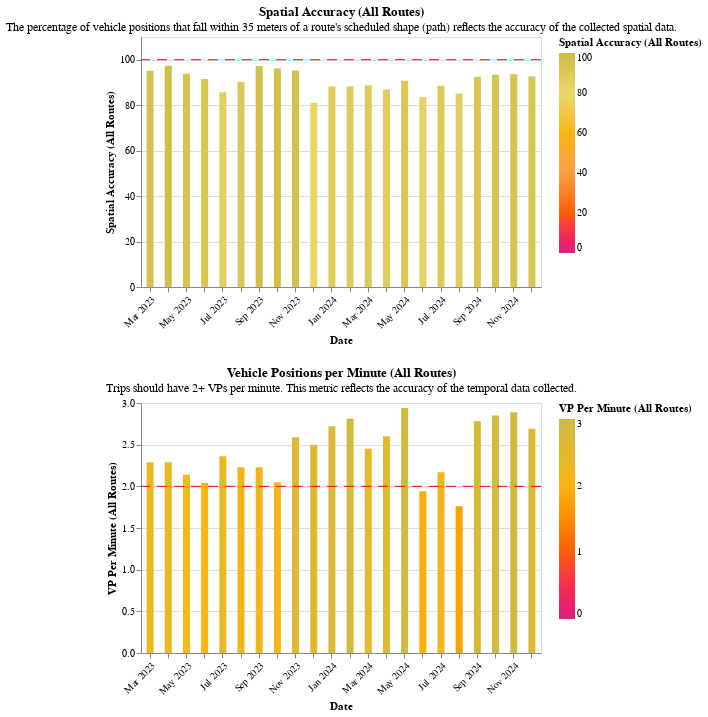

The notebook cell saved with this chart:
### Markdown cell above
## Metrics for All Routes

### Code cell
if len(agency_metrics_df)==0:
    display(Markdown(f"""{organization_name} only has schedule data."""))
else:
    display(section2.agency_overview(agency_metrics_df))

### Figure 1 — Vega-Lite specification as saved in the notebook (floating-point values rounded to 4 significant figures)
{"config": {"view": {"continuousWidth": 300, "continuousHeight": 300}}, "vconcat": [{"layer": [{"mark": {"type": "bar", "clip": true, "size": 7}, "encoding": {"color": {"field": "Spatial Accuracy (All Routes)", "scale": {"domain": [0, 20, 40, 60, 80, 100], "range": ["#dd217d", "#fc5c04", "#ff9c42", "#fcb40e", "#e9d868", "#ccbb44"]}, "title": "Spatial Accuracy (All Routes)", "type": "quantitative"}, "tooltip": [{"field": "Date", "type": "temporal"}, {"field": "Spatial Accuracy (All Routes)", "type": "quantitative"}], "x": {"axis": {"format": "%b %Y", "labelAngle": -45}, "field": "Date", "timeUnit": "yearmonthdate", "title": ["Date"], "type": "ordinal"}, "y": {"field": "Spatial Accuracy (All Routes)", "scale": {"domain": [0, 105.0]}, "title": "Spatial Accuracy (All Routes)", "type": "quantitative"}}}, {"mark": {"type": "rule", "color": "red", "strokeDash": [10, 7]}, "encoding": {"y": {"aggregate": "mean", "field": "ruler_100_pct", "type": "quantitative"}}}], "height": 250, "title": {"text": "Spatial Accuracy (All Routes)", "subtitle": ["The percentage of vehicle positions that fall within 35 meters of a route's scheduled shape (path) reflects the accuracy of the collected spatial data."]}, "width": 400}, {"layer": [{"mark": {"type": "bar", "clip": true, "size": 7}, "encoding": {"color": {"field": "VP per Minute (All Routes)", "scale": {"domain": [0, 1, 2, 3], "range": ["#dd217d", "#fc5c04", "#fcb40e", "#ccbb44"]}, "title": "VP Per Minute (All Routes)", "type": "quantitative"}, "tooltip": [{"field": "Date", "type": "temporal"}, {"field": "VP per Minute (All Routes)", "type": "quantitative"}], "x": {"axis": {"format": "%b %Y", "labelAngle": -45}, "field": "Date", "timeUnit": "yearmonthdate", "title": ["Date"], "type": "ordinal"}, "y": {"field": "VP per Minute (All Routes)", "scale": {"domain": [0, 3]}, "title": "VP Per Minute (All Routes)", "type": "quantitative"}}}, {"mark": {"type": "rule", "color": "red", "strokeDash": [10, 7]}, "encoding": {"y": {"aggregate": "mean", "field": "ruler_for_vp_per_min", "type": "quantitative"}}}], "height": 250, "title": {"text": "Vehicle Positions per Minute (All Routes)", "subtitle": ["Trips should have 2+ VPs per minute. This metric reflects the accuracy of the temporal data collected."]}, "width": 400}], "data": {"name": "data-580e378c7d44efcc1f2ec7897c603996"}, "resolve": {"scale": {"color": "independent"}}, "$schema": "https://vega.github.io/schema/vega-lite/v5.17.0.json", "datasets": {"data-580e378c7d44efcc1f2ec7897c603996": [{"schedule_gtfs_dataset_key": "07d3b79f14cec8099119e1eb649f065b", "VP per Minute (All Routes)": 2.29, "Spatial Accuracy (All Routes)": 95.12, "Date": "2023-03-15T00:00:00", "# Routes": 4.0, "# Trips": 70.0, "# Shapes": 11.0, "# Stops": 118.0, "# Arrivals": 1737.0, "Operator Service Miles": 64.92, "Avg Arrivals per Stop": 14.72, "# Downtown Local Route Types": 4.0, "# Local Route Types": 1.0, "# Coverage Route Types": 2.0, "# Rapid Route Types": 1.0, "# Express Route Types": 0.0, "# Rail Route Types": 0.0, "Transit Operator": "Tahoe Transportation District Schedule", "Organization ID": "rec3u4aMplqObcoTR", "Organization": "Tahoe Transportation District", "District": "03 - Marysville", "counties_served": null, "service_area_sq_miles": null, "hq_city": null, "service_area_pop": null, "organization_type": null, "primary_uza_name": null, "reporter_type": null, "ruler_100_pct": 100, "ruler_for_vp_per_min": 2}, {"schedule_gtfs_dataset_key": "07d3b79f14cec8099119e1eb649f065b", "VP per Minute (All Routes)": 2.29, "Spatial Accuracy (All Routes)": 97.33, "Date": "2023-04-12T00:00:00", "# Routes": 4.0, "# Trips": 70.0, "# Shapes": 11.0, "# Stops": 118.0, "# Arrivals": 1737.0, "Operator Service Miles": 64.92, "Avg Arrivals per Stop": 14.72, "# Downtown Local Route Types": 4.0, "# Local Route Types": 1.0, "# Coverage Route Types": 2.0, "# Rapid Route Types": 1.0, "# Express Route Types": 0.0, "# Rail Route Types": 0.0, "Transit Operator": "Tahoe Transportation District Schedule", "Organization ID": "rec3u4aMplqObcoTR", "Organization": "Tahoe Transportation District", "District": "03 - Marysville", "counties_served": null, "service_area_sq_miles": null, "hq_city": null, "service_area_pop": null, "organization_type": null, "primary_uza_name": null, "reporter_type": null, "ruler_100_pct": 100, "ruler_for_vp_per_min": 2}, {"schedule_gtfs_dataset_key": "07d3b79f14cec8099119e1eb649f065b", "VP per Minute (All Routes)": 2.14, "Spatial Accuracy (All Routes)": 93.85, "Date": "2023-05-17T00:00:00", "# Routes": 4.0, "# Trips": 70.0, "# Shapes": 11.0, "# Stops": 118.0, "# Arrivals": 1737.0, "Operator Service Miles": 64.92, "Avg Arrivals per Stop": 14.72, "# Downtown Local Route Types": 4.0, "# Local Route Types": 1.0, "# Coverage Route Types": 2.0, "# Rapid Route Types": 1.0, "# Express Route Types": 0.0, "# Rail Route Types": 0.0, "Transit Operator": "Tahoe Transportation District Schedule", "Organization ID": "rec3u4aMplqObcoTR", "Organization": "Tahoe Transportation District", "District": "03 - Marysville", "counties_served": null, "service_area_sq_miles": null, "hq_city": null, "service_area_pop": null, "organization_type": null, "primary_uza_name": null, "reporter_type": null, "ruler_100_pct": 100, "ruler_for_vp_per_min": 2}, {"schedule_gtfs_dataset_key": "07d3b79f14cec8099119e1eb649f065b", "VP per Minute (All Routes)": 2.04, "Spatial Accuracy (All Routes)": 91.51, "Date": "2023-06-14T00:00:00", "# Routes": 4.0, "# Trips": 70.0, "# Shapes": 11.0, "# Stops": 118.0, "# Arrivals": 1737.0, "Operator Service Miles": 64.92, "Avg Arrivals per Stop": 14.72, "# Downtown Local Route Types": 4.0, "# Local Route Types": 1.0, "# Coverage Route Types": 2.0, "# Rapid Route Types": 1.0, "# Express Route Types": 0.0, "# Rail Route Types": 0.0, "Transit Operator": "Tahoe Transportation District Schedule", "Organization ID": "rec3u4aMplqObcoTR", "Organization": "Tahoe Transportation District", "District": "03 - Marysville", "counties_served": null, "service_area_sq_miles": null, "hq_city": null, "service_area_pop": null, "organization_type": null, "primary_uza_name": null, "reporter_type": null, "ruler_100_pct": 100, "ruler_for_vp_per_min": 2}, {"schedule_gtfs_dataset_key": "07d3b79f14cec8099119e1eb649f065b", "VP per Minute (All Routes)": 2.36, "Spatial Accuracy (All Routes)": 85.71, "Date": "2023-07-12T00:00:00", "# Routes": 5.0, "# Trips": 141.0, "# Shapes": 16.0, "# Stops": 126.0, "# Arrivals": 2609.0, "Operator Service Miles": 89.28, "Avg Arrivals per Stop": 20.71, "# Downtown Local Route Types": 4.0, "# Local Route Types": 1.0, "# Coverage Route Types": 2.0, "# Rapid Route Types": 1.0, "# Express Route Types": 0.0, "# Rail Route Types": 0.0, "Transit Operator": "Tahoe Transportation District Schedule", "Organization ID": "rec3u4aMplqObcoTR", "Organization": "Tahoe Transportation District", "District": "03 - Marysville", "counties_served": null, "service_area_sq_miles": null, "hq_city": null, "service_area_pop": null, "organization_type": null, "primary_uza_name": null, "reporter_type": null, "ruler_100_pct": 100, "ruler_for_vp_per_min": 2}, {"schedule_gtfs_dataset_key": "07d3b79f14cec8099119e1eb649f065b", "VP per Minute (All Routes)": 2.23, "Spatial Accuracy (All Routes)": 90.19, "Date": "2023-08-15T00:00:00", "# Routes": 5.0, "# Trips": 141.0, "# Shapes": 16.0, "# Stops": 126.0, "# Arrivals": 2609.0, "Operator Service Miles": 89.28, "Avg Arrivals per Stop": 20.71, "# Downtown Local Route Types": 4.0, "# Local Route Types": 1.0, "# Coverage Route Types": 2.0, "# Rapid Route Types": 1.0, "# Express Route Types": 0.0, "# Rail Route Types": 0.0, "Transit Operator": "Tahoe Transportation District Schedule", "Organization ID": "rec3u4aMplqObcoTR", "Organization": "Tahoe Transportation District", "District": "03 - Marysville", "counties_served": null, "service_area_sq_miles": null, "hq_city": null, "service_area_pop": null, "organization_type": null, "primary_uza_name": null, "reporter_type": null, "ruler_100_pct": 100, "ruler_for_vp_per_min": 2}, {"schedule_gtfs_dataset_key": "07d3b79f14cec8099119e1eb649f065b", "VP per Minute (All Routes)": 2.23, "Spatial Accuracy (All Routes)": 97.25, "Date": "2023-09-13T00:00:00", "# Routes": 4.0, "# Trips": 89.0, "# Shapes": 11.0, "# Stops": 118.0, "# Arrivals": 2028.0, "Operator Service Miles": 64.09, "Avg Arrivals per Stop": 17.19, "# Downtown Local Route Types": 4.0, "# Local Route Types": 1.0, "# Coverage Route Types": 2.0, "# Rapid Route Types": 1.0, "# Express Route Types": 0.0, "# Rail Route Types": 0.0, "Transit Operator": "Tahoe Transportation District Schedule", "Organization ID": "rec3u4aMplqObcoTR", "Organization": "Tahoe Transportation District", "District": "03 - Marysville", "counties_served": null, "service_area_sq_miles": null, "hq_city": null, "service_area_pop": null, "organization_type": null, "primary_uza_name": null, "reporter_type": null, "ruler_100_pct": 100, "ruler_for_vp_per_min": 2}, {"schedule_gtfs_dataset_key": "07d3b79f14cec8099119e1eb649f065b", "VP per Minute (All Routes)": 2.05, "Spatial Accuracy (All Routes)": 96.18, "Date": "2023-10-11T00:00:00", "# Routes": 4.0, "# Trips": 71.0, "# Shapes": 10.0, "# Stops": 118.0, "# Arrivals": 1763.0, "Operator Service Miles": 64.09, "Avg Arrivals per Stop": 14.94, "# Downtown Local Route Types": 4.0, "# Local Route Types": 1.0, "# Coverage Route Types": 2.0, "# Rapid Route Types": 1.0, "# Express Route Types": 0.0, "# Rail Route Types": 0.0, "Transit Operator": "Tahoe Transportation District Schedule", "Organization ID": "rec3u4aMplqObcoTR", "Organization": "Tahoe Transportation District", "District": "03 - Marysville", "counties_served": null, "service_area_sq_miles": null, "hq_city": null, "service_area_pop": null, "organization_type": null, "primary_uza_name": null, "reporter_type": null, "ruler_100_pct": 100, "ruler_for_vp_per_min": 2}, {"schedule_gtfs_dataset_key": "07d3b79f14cec8099119e1eb649f065b", "VP per Minute (All Routes)": 2.59, "Spatial Accuracy (All Routes)": 95.3, "Date": "2023-11-15T00:00:00", "# Routes": 4.0, "# Trips": 70.0, "# Shapes": 9.0, "# Stops": 118.0, "# Arrivals": 1758.0, "Operator Service Miles": 64.09, "Avg Arrivals per Stop": 14.9, "# Downtown Local Route Types": 4.0, "# Local Route Types": 1.0, "# Coverage Route Types": 2.0, "# Rapid Route Types": 1.0, "# Express Route Types": 0.0, "# Rail Route Types": 0.0, "Transit Operator": "Tahoe Transportation District Schedule", "Organization ID": "rec3u4aMplqObcoTR", "Organization": "Tahoe Transportation District", "District": "03 - Marysville", "counties_served": null, "service_area_sq_miles": null, "hq_city": null, "service_area_pop": null, "organization_type": null, "primary_uza_name": null, "reporter_type": null, "ruler_100_pct": 100, "ruler_for_vp_per_min": 2}, {"schedule_gtfs_dataset_key": "c3499b856c717e5706299664fb1c5261", "VP per Minute (All Routes)": 2.5, "Spatial Accuracy (All Routes)": 81.1, "Date": "2023-12-13T00:00:00", "# Routes": 4.0, "# Trips": 83.0, "# Shapes": 10.0, "# Stops": 117.0, "# Arrivals": 1749.0, "Operator Service Miles": 63.33, "Avg Arrivals per Stop": 14.95, "# Downtown Local Route Types": 1.0, "# Local Route Types": 1.0, "# Coverage Route Types": 1.0, "# Rapid Route Types": 2.0, "# Express Route Types": 0.0, "# Rail Route Types": 0.0, "Transit Operator": "Tahoe Transportation District GMV Schedule", "Organization ID": "rec3u4aMplqObcoTR", "Organization": "Tahoe Transportation District", "District": "03 - Marysville", "counties_served": null, "service_area_sq_miles": null, "hq_city": null, "service_area_pop": null, "organization_type": null, "primary_uza_name": null, "reporter_type": null, "ruler_100_pct": 100, "ruler_for_vp_per_min": 2}, {"schedule_gtfs_dataset_key": "c3499b856c717e5706299664fb1c5261", "VP per Minute (All Routes)": 2.72, "Spatial Accuracy (All Routes)": 88.18, "Date": "2024-01-17T00:00:00", "# Routes": 4.0, "# Trips": 83.0, "# Shapes": 10.0, "# Stops": 117.0, "# Arrivals": 1749.0, "Operator Service Miles": 63.33, "Avg Arrivals per Stop": 14.95, "# Downtown Local Route Types": 1.0, "# Local Route Types": 1.0, "# Coverage Route Types": 1.0, "# Rapid Route Types": 2.0, "# Express Route Types": 0.0, "# Rail Route Types": 0.0, "Transit Operator": "Tahoe Transportation District GMV Schedule", "Organization ID": "rec3u4aMplqObcoTR", "Organization": "Tahoe Transportation District", "District": "03 - Marysville", "counties_served": null, "service_area_sq_miles": null, "hq_city": null, "service_area_pop": null, "organization_type": null, "primary_uza_name": null, "reporter_type": null, "ruler_100_pct": 100, "ruler_for_vp_per_min": 2}, {"schedule_gtfs_dataset_key": "c3499b856c717e5706299664fb1c5261", "VP per Minute (All Routes)": 2.81, "Spatial Accuracy (All Routes)": 88.25, "Date": "2024-02-14T00:00:00", "# Routes": 4.0, "# Trips": 83.0, "# Shapes": 10.0, "# Stops": 117.0, "# Arrivals": 1749.0, "Operator Service Miles": 63.45, "Avg Arrivals per Stop": 14.95, "# Downtown Local Route Types": 1.0, "# Local Route Types": 1.0, "# Coverage Route Types": 1.0, "# Rapid Route Types": 2.0, "# Express Route Types": 0.0, "# Rail Route Types": 0.0, "Transit Operator": "Tahoe Transportation District GMV Schedule", "Organization ID": "rec3u4aMplqObcoTR", "Organization": "Tahoe Transportation District", "District": "03 - Marysville", "counties_served": null, "service_area_sq_miles": null, "hq_city": null, "service_area_pop": null, "organization_type": null, "primary_uza_name": null, "reporter_type": null, "ruler_100_pct": 100, "ruler_for_vp_per_min": 2}, {"schedule_gtfs_dataset_key": "c3499b856c717e5706299664fb1c5261", "VP per Minute (All Routes)": 2.45, "Spatial Accuracy (All Routes)": 88.67, "Date": "2024-03-13T00:00:00", "# Routes": 4.0, "# Trips": 83.0, "# Shapes": 10.0, "# Stops": 117.0, "# Arrivals": 1749.0, "Operator Service Miles": 63.45, "Avg Arrivals per Stop": 14.95, "# Downtown Local Route Types": 1.0, "# Local Route Types": 1.0, "# Coverage Route Types": 1.0, "# Rapid Route Types": 2.0, "# Express Route Types": 0.0, "# Rail Route Types": 0.0, "Transit Operator": "Tahoe Transportation District GMV Schedule", "Organization ID": "rec3u4aMplqObcoTR", "Organization": "Tahoe Transportation District", "District": "03 - Marysville", "counties_served": null, "service_area_sq_miles": null, "hq_city": null, "service_area_pop": null, "organization_type": null, "primary_uza_name": null, "reporter_type": null, "ruler_100_pct": 100, "ruler_for_vp_per_min": 2}, {"schedule_gtfs_dataset_key": "c3499b856c717e5706299664fb1c5261", "VP per Minute (All Routes)": 2.6, "Spatial Accuracy (All Routes)": 86.92, "Date": "2024-04-17T00:00:00", "# Routes": 4.0, "# Trips": 83.0, "# Shapes": 10.0, "# Stops": 117.0, "# Arrivals": 1749.0, "Operator Service Miles": 63.45, "Avg Arrivals per Stop": 14.95, "# Downtown Local Route Types": 1.0, "# Local Route Types": 1.0, "# Coverage Route Types": 1.0, "# Rapid Route Types": 2.0, "# Express Route Types": 0.0, "# Rail Route Types": 0.0, "Transit Operator": "Tahoe Transportation District GMV Schedule", "Organization ID": "rec3u4aMplqObcoTR", "Organization": "Tahoe Transportation District", "District": "03 - Marysville", "counties_served": null, "service_area_sq_miles": null, "hq_city": null, "service_area_pop": null, "organization_type": null, "primary_uza_name": null, "reporter_type": null, "ruler_100_pct": 100, "ruler_for_vp_per_min": 2}, {"schedule_gtfs_dataset_key": "c3499b856c717e5706299664fb1c5261", "VP per Minute (All Routes)": 2.94, "Spatial Accuracy (All Routes)": 90.7, "Date": "2024-05-22T00:00:00", "# Routes": 4.0, "# Trips": 106.0, "# Shapes": 8.0, "# Stops": 117.0, "# Arrivals": 2203.0, "Operator Service Miles": 64.68, "Avg Arrivals per Stop": 18.83, "# Downtown Local Route Types": 0.0, "# Local Route Types": 1.0, "# Coverage Route Types": 3.0, "# Rapid Route Types": 3.0, "# Express Route Types": 0.0, "# Rail Route Types": 0.0, "Transit Operator": "Tahoe Transportation District GMV Schedule", "Organization ID": "rec3u4aMplqObcoTR", "Organization": "Tahoe Transportation District", "District": "03 - Marysville", "counties_served": null, "service_area_sq_miles": null, "hq_city": null, "service_area_pop": null, "organization_type": null, "primary_uza_name": null, "reporter_type": null, "ruler_100_pct": 100, "ruler_for_vp_per_min": 2}, {"schedule_gtfs_dataset_key": "c3499b856c717e5706299664fb1c5261", "VP per Minute (All Routes)": 1.94, "Spatial Accuracy (All Routes)": 83.58, "Date": "2024-06-12T00:00:00", "# Routes": 4.0, "# Trips": 96.0, "# Shapes": 9.0, "# Stops": 117.0, "# Arrivals": 2257.0, "Operator Service Miles": 64.68, "Avg Arrivals per Stop": 19.29, "# Downtown Local Route Types": 0.0, "# Local Route Types": 1.0, "# Coverage Route Types": 3.0, "# Rapid Route Types": 3.0, "# Express Route Types": 0.0, "# Rail Route Types": 0.0, "Transit Operator": "Tahoe Transportation District GMV Schedule", "Organization ID": "rec3u4aMplqObcoTR", "Organization": "Tahoe Transportation District", "District": "03 - Marysville", "counties_served": null, "service_area_sq_miles": null, "hq_city": null, "service_area_pop": null, "organization_type": null, "primary_uza_name": null, "reporter_type": null, "ruler_100_pct": 100, "ruler_for_vp_per_min": 2}, {"schedule_gtfs_dataset_key": "c3499b856c717e5706299664fb1c5261", "VP per Minute (All Routes)": 2.17, "Spatial Accuracy (All Routes)": 88.56, "Date": "2024-07-17T00:00:00", "# Routes": 5.0, "# Trips": 132.0, "# Shapes": 13.0, "# Stops": 123.0, "# Arrivals": 2409.0, "Operator Service Miles": 90.82, "Avg Arrivals per Stop": 19.59, "# Downtown Local Route Types": 0.0, "# Local Route Types": 1.0, "# Coverage Route Types": 3.0, "# Rapid Route Types": 3.0, "# Express Route Types": 0.0, "# Rail Route Types": 0.0, "Transit Operator": "Tahoe Transportation District GMV Schedule", "Organization ID": "rec3u4aMplqObcoTR", "Organization": "Tahoe Transportation District", "District": "03 - Marysville", "counties_served": null, "service_area_sq_miles": null, "hq_city": null, "service_area_pop": null, "organization_type": null, "primary_uza_name": null, "reporter_type": null, "ruler_100_pct": 100, "ruler_for_vp_per_min": 2}, {"schedule_gtfs_dataset_key": "c3499b856c717e5706299664fb1c5261", "VP per Minute (All Routes)": 1.76, "Spatial Accuracy (All Routes)": 85.15, "Date": "2024-08-14T00:00:00", "# Routes": 5.0, "# Trips": 132.0, "# Shapes": 13.0, "# Stops": 123.0, "# Arrivals": 2409.0, "Operator Service Miles": 90.82, "Avg Arrivals per Stop": 19.59, "# Downtown Local Route Types": 0.0, "# Local Route Types": 1.0, "# Coverage Route Types": 3.0, "# Rapid Route Types": 3.0, "# Express Route Types": 0.0, "# Rail Route Types": 0.0, "Transit Operator": "Tahoe Transportation District GMV Schedule", "Organization ID": "rec3u4aMplqObcoTR", "Organization": "Tahoe Transportation District", "District": "03 - Marysville", "counties_served": null, "service_area_sq_miles": null, "hq_city": null, "service_area_pop": null, "organization_type": null, "primary_uza_name": null, "reporter_type": null, "ruler_100_pct": 100, "ruler_for_vp_per_min": 2}, {"schedule_gtfs_dataset_key": "c3499b856c717e5706299664fb1c5261", "VP per Minute (All Routes)": 2.78, "Spatial Accuracy (All Routes)": 92.48, "Date": "2024-09-18T00:00:00", "# Routes": 4.0, "# Trips": 121.0, "# Shapes": 9.0, "# Stops": 117.0, "# Arrivals": 2544.0, "Operator Service Miles": 64.68, "Avg Arrivals per Stop": 21.74, "# Downtown Local Route Types": 0.0, "# Local Route Types": 1.0, "# Coverage Route Types": 3.0, "# Rapid Route Types": 3.0, "# Express Route Types": 0.0, "# Rail Route Types": 0.0, "Transit Operator": "Tahoe Transportation District GMV Schedule", "Organization ID": "rec3u4aMplqObcoTR", "Organization": "Tahoe Transportation District", "District": "03 - Marysville", "counties_served": null, "service_area_sq_miles": null, "hq_city": null, "service_area_pop": null, "organization_type": null, "primary_uza_name": null, "reporter_type": null, "ruler_100_pct": 100, "ruler_for_vp_per_min": 2}, {"schedule_gtfs_dataset_key": "c3499b856c717e5706299664fb1c5261", "VP per Minute (All Routes)": 2.85, "Spatial Accuracy (All Routes)": 93.4, "Date": "2024-10-16T00:00:00", "# Routes": 4.0, "# Trips": 121.0, "# Shapes": 9.0, "# Stops": 117.0, "# Arrivals": 2544.0, "Operator Service Miles": 64.68, "Avg Arrivals per Stop": 21.74, "# Downtown Local Route Types": 0.0, "# Local Route Types": 1.0, "# Coverage Route Types": 3.0, "# Rapid Route Types": 3.0, "# Express Route Types": 0.0, "# Rail Route Types": 0.0, "Transit Operator": "Tahoe Transportation District GMV Schedule", "Organization ID": "rec3u4aMplqObcoTR", "Organization": "Tahoe Transportation District", "District": "03 - Marysville", "counties_served": null, "service_area_sq_miles": null, "hq_city": null, "service_area_pop": null, "organization_type": null, "primary_uza_name": null, "reporter_type": null, "ruler_100_pct": 100, "ruler_for_vp_per_min": 2}, {"schedule_gtfs_dataset_key": "c3499b856c717e5706299664fb1c5261", "VP per Minute (All Routes)": 2.89, "Spatial Accuracy (All Routes)": 93.59, "Date": "2024-11-13T00:00:00", "# Routes": 4.0, "# Trips": 121.0, "# Shapes": 9.0, "# Stops": 117.0, "# Arrivals": 2544.0, "Operator Service Miles": 64.68, "Avg Arrivals per Stop": 21.74, "# Downtown Local Route Types": 0.0, "# Local Route Types": 1.0, "# Coverage Route Types": 3.0, "# Rapid Route Types": 3.0, "# Express Route Types": 0.0, "# Rail Route Types": 0.0, "Transit Operator": "Tahoe Transportation District GMV Schedule", "Organization ID": "rec3u4aMplqObcoTR", "Organization": "Tahoe Transportation District", "District": "03 - Marysville", "counties_served": null, "service_area_sq_miles": null, "hq_city": null, "service_area_pop": null, "organization_type": null, "primary_uza_name": null, "reporter_type": null, "ruler_100_pct": 100, "ruler_for_vp_per_min": 2}, {"schedule_gtfs_dataset_key": "c3499b856c717e5706299664fb1c5261", "VP per Minute (All Routes)": 2.69, "Spatial Accuracy (All Routes)": 92.61, "Date": "2024-12-11T00:00:00", "# Routes": 4.0, "# Trips": 123.0, "# Shapes": 9.0, "# Stops": 117.0, "# Arrivals": 2589.0, "Operator Service Miles": 64.68, "Avg Arrivals per Stop": 22.13, "# Downtown Local Route Types": 0.0, "# Local Route Types": 1.0, "# Coverage Route Types": 3.0, "# Rapid Route Types": 3.0, "# Express Route Types": 0.0, "# Rail Route Types": 0.0, "Transit Operator": "Tahoe Transportation District GMV Schedule", "Organization ID": "rec3u4aMplqObcoTR", "Organization": "Tahoe Transportation District", "District": "03 - Marysville", "counties_served": null, "service_area_sq_miles": null, "hq_city": null, "service_area_pop": null, "organization_type": null, "primary_uza_name": null, "reporter_type": null, "ruler_100_pct": 100, "ruler_for_vp_per_min": 2}, {"schedule_gtfs_dataset_key": "07d3b79f14cec8099119e1eb649f065b", "VP per Minute (All Routes)": null, "Spatial Accuracy (All Routes)": null, "Date": "2023-12-13T00:00:00", "# Routes": 4.0, "# Trips": 70.0, "# Shapes": 9.0, "# Stops": 118.0, "# Arrivals": 1758.0, "Operator Service Miles": 64.09, "Avg Arrivals per Stop": 14.9, "# Downtown Local Route Types": 4.0, "# Local Route Types": 1.0, "# Coverage Route Types": 2.0, "# Rapid Route Types": 1.0, "# Express Route Types": 0.0, "# Rail Route Types": 0.0, "Transit Operator": "Tahoe Transportation District Schedule", "Organization ID": "rec3u4aMplqObcoTR", "Organization": "Tahoe Transportation District", "District": "03 - Marysville", "counties_served": null, "service_area_sq_miles": null, "hq_city": null, "service_area_pop": null, "organization_type": null, "primary_uza_name": null, "reporter_type": null, "ruler_100_pct": 100, "ruler_for_vp_per_min": 2}, {"schedule_gtfs_dataset_key": "07d3b79f14cec8099119e1eb649f065b", "VP per Minute (All Routes)": null, "Spatial Accuracy (All Routes)": null, "Date": "2024-01-17T00:00:00", "# Routes": 4.0, "# Trips": 70.0, "# Shapes": 9.0, "# Stops": 118.0, "# Arrivals": 1758.0, "Operator Service Miles": 64.09, "Avg Arrivals per Stop": 14.9, "# Downtown Local Route Types": 4.0, "# Local Route Types": 1.0, "# Coverage Route Types": 2.0, "# Rapid Route Types": 1.0, "# Express Route Types": 0.0, "# Rail Route Types": 0.0, "Transit Operator": "Tahoe Transportation District Schedule", "Organization ID": "rec3u4aMplqObcoTR", "Organization": "Tahoe Transportation District", "District": "03 - Marysville", "counties_served": null, "service_area_sq_miles": null, "hq_city": null, "service_area_pop": null, "organization_type": null, "primary_uza_name": null, "reporter_type": null, "ruler_100_pct": 100, "ruler_for_vp_per_min": 2}, {"schedule_gtfs_dataset_key": "07d3b79f14cec8099119e1eb649f065b", "VP per Minute (All Routes)": null, "Spatial Accuracy (All Routes)": null, "Date": "2024-02-14T00:00:00", "# Routes": 4.0, "# Trips": 70.0, "# Shapes": 9.0, "# Stops": 118.0, "# Arrivals": 1758.0, "Operator Service Miles": 64.09, "Avg Arrivals per Stop": 14.9, "# Downtown Local Route Types": 4.0, "# Local Route Types": 1.0, "# Coverage Route Types": 2.0, "# Rapid Route Types": 1.0, "# Express Route Types": 0.0, "# Rail Route Types": 0.0, "Transit Operator": "Tahoe Transportation District Schedule", "Organization ID": "rec3u4aMplqObcoTR", "Organization": "Tahoe Transportation District", "District": "03 - Marysville", "counties_served": null, "service_area_sq_miles": null, "hq_city": null, "service_area_pop": null, "organization_type": null, "primary_uza_name": null, "reporter_type": null, "ruler_100_pct": 100, "ruler_for_vp_per_min": 2}, {"schedule_gtfs_dataset_key": "07d3b79f14cec8099119e1eb649f065b", "VP per Minute (All Routes)": null, "Spatial Accuracy (All Routes)": null, "Date": "2024-03-13T00:00:00", "# Routes": 4.0, "# Trips": 70.0, "# Shapes": 9.0, "# Stops": 118.0, "# Arrivals": 1758.0, "Operator Service Miles": 64.09, "Avg Arrivals per Stop": 14.9, "# Downtown Local Route Types": 4.0, "# Local Route Types": 1.0, "# Coverage Route Types": 2.0, "# Rapid Route Types": 1.0, "# Express Route Types": 0.0, "# Rail Route Types": 0.0, "Transit Operator": "Tahoe Transportation District Schedule", "Organization ID": "rec3u4aMplqObcoTR", "Organization": "Tahoe Transportation District", "District": "03 - Marysville", "counties_served": null, "service_area_sq_miles": null, "hq_city": null, "service_area_pop": null, "organization_type": null, "primary_uza_name": null, "reporter_type": null, "ruler_100_pct": 100, "ruler_for_vp_per_min": 2}, {"schedule_gtfs_dataset_key": "07d3b79f14cec8099119e1eb649f065b", "VP per Minute (All Routes)": null, "Spatial Accuracy (All Routes)": null, "Date": "2024-04-17T00:00:00", "# Routes": 4.0, "# Trips": 70.0, "# Shapes": 9.0, "# Stops": 118.0, "# Arrivals": 1758.0, "Operator Service Miles": 64.09, "Avg Arrivals per Stop": 14.9, "# Downtown Local Route Types": 4.0, "# Local Route Types": 1.0, "# Coverage Route Types": 2.0, "# Rapid Route Types": 1.0, "# Express Route Types": 0.0, "# Rail Route Types": 0.0, "Transit Operator": "Tahoe Transportation District Schedule", "Organization ID": "rec3u4aMplqObcoTR", "Organization": "Tahoe Transportation District", "District": "03 - Marysville", "counties_served": null, "service_area_sq_miles": null, "hq_city": null, "service_area_pop": null, "organization_type": null, "primary_uza_name": null, "reporter_type": null, "ruler_100_pct": 100, "ruler_for_vp_per_min": 2}, {"schedule_gtfs_dataset_key": "07d3b79f14cec8099119e1eb649f065b", "VP per Minute (All Routes)": null, "Spatial Accuracy (All Routes)": null, "Date": "2024-05-22T00:00:00", "# Routes": 4.0, "# Trips": 70.0, "# Shapes": 9.0, "# Stops": 118.0, "# Arrivals": 1758.0, "Operator Service Miles": 64.09, "Avg Arrivals per Stop": 14.9, "# Downtown Local Route Types": 4.0, "# Local Route Types": 1.0, "# Coverage Route Types": 2.0, "# Rapid Route Types": 1.0, "# Express Route Types": 0.0, "# Rail Route Types": 0.0, "Transit Operator": "Tahoe Transportation District Schedule", "Organization ID": "rec3u4aMplqObcoTR", "Organization": "Tahoe Transportation District", "District": "03 - Marysville", "counties_served": null, "service_area_sq_miles": null, "hq_city": null, "service_area_pop": null, "organization_type": null, "primary_uza_name": null, "reporter_type": null, "ruler_100_pct": 100, "ruler_for_vp_per_min": 2}, {"schedule_gtfs_dataset_key": "07d3b79f14cec8099119e1eb649f065b", "VP per Minute (All Routes)": null, "Spatial Accuracy (All Routes)": null, "Date": "2024-06-12T00:00:00", "# Routes": 4.0, "# Trips": 70.0, "# Shapes": 9.0, "# Stops": 118.0, "# Arrivals": 1758.0, "Operator Service Miles": 64.09, "Avg Arrivals per Stop": 14.9, "# Downtown Local Route Types": 4.0, "# Local Route Types": 1.0, "# Coverage Route Types": 2.0, "# Rapid Route Types": 1.0, "# Express Route Types": 0.0, "# Rail Route Types": 0.0, "Transit Operator": "Tahoe Transportation District Schedule", "Organization ID": "rec3u4aMplqObcoTR", "Organization": "Tahoe Transportation District", "District": "03 - Marysville", "counties_served": null, "service_area_sq_miles": null, "hq_city": null, "service_area_pop": null, "organization_type": null, "primary_uza_name": null, "reporter_type": null, "ruler_100_pct": 100, "ruler_for_vp_per_min": 2}, {"schedule_gtfs_dataset_key": "07d3b79f14cec8099119e1eb649f065b", "VP per Minute (All Routes)": null, "Spatial Accuracy (All Routes)": null, "Date": "2024-08-14T00:00:00", "# Routes": 5.0, "# Trips": 132.0, "# Shapes": 13.0, "# Stops": 123.0, "# Arrivals": 2409.0, "Operator Service Miles": 90.82, "Avg Arrivals per Stop": 19.59, "# Downtown Local Route Types": 0.0, "# Local Route Types": 1.0, "# Coverage Route Types": 3.0, "# Rapid Route Types": 3.0, "# Express Route Types": 0.0, "# Rail Route Types": 0.0, "Transit Operator": "Tahoe Transportation District Schedule", "Organization ID": "rec3u4aMplqObcoTR", "Organization": "Tahoe Transportation District", "District": "03 - Marysville", "counties_served": null, "service_area_sq_miles": null, "hq_city": null, "service_area_pop": null, "organization_type": null, "primary_uza_name": null, "reporter_type": null, "ruler_100_pct": 100, "ruler_for_vp_per_min": 2}, {"schedule_gtfs_dataset_key": "07d3b79f14cec8099119e1eb649f065b", "VP per Minute (All Routes)": null, "Spatial Accuracy (All Routes)": null, "Date": "2024-09-18T00:00:00", "# Routes": 5.0, "# Trips": 132.0, "# Shapes": 13.0, "# Stops": 123.0, "# Arrivals": 2409.0, "Operator Service Miles": 90.82, "Avg Arrivals per Stop": 19.59, "# Downtown Local Route Types": 0.0, "# Local Route Types": 1.0, "# Coverage Route Types": 3.0, "# Rapid Route Types": 3.0, "# Express Route Types": 0.0, "# Rail Route Types": 0.0, "Transit Operator": "Tahoe Transportation District Schedule", "Organization ID": "rec3u4aMplqObcoTR", "Organization": "Tahoe Transportation District", "District": "03 - Marysville", "counties_served": null, "service_area_sq_miles": null, "hq_city": null, "service_area_pop": null, "organization_type": null, "primary_uza_name": null, "reporter_type": null, "ruler_100_pct": 100, "ruler_for_vp_per_min": 2}, {"schedule_gtfs_dataset_key": "07d3b79f14cec8099119e1eb649f065b", "VP per Minute (All Routes)": null, "Spatial Accuracy (All Routes)": null, "Date": "2024-10-16T00:00:00", "# Routes": 5.0, "# Trips": 132.0, "# Shapes": 13.0, "# Stops": 123.0, "# Arrivals": 2409.0, "Operator Service Miles": 90.82, "Avg Arrivals per Stop": 19.59, "# Downtown Local Route Types": 0.0, "# Local Route Types": 1.0, "# Coverage Route Types": 3.0, "# Rapid Route Types": 3.0, "# Express Route Types": 0.0, "# Rail Route Types": 0.0, "Transit Operator": "Tahoe Transportation District Schedule", "Organization ID": "rec3u4aMplqObcoTR", "Organization": "Tahoe Transportation District", "District": "03 - Marysville", "counties_served": null, "service_area_sq_miles": null, "hq_city": null, "service_area_pop": null, "organization_type": null, "primary_uza_name": null, "reporter_type": null, "ruler_100_pct": 100, "ruler_for_vp_per_min": 2}, {"schedule_gtfs_dataset_key": "07d3b79f14cec8099119e1eb649f065b", "VP per Minute (All Routes)": null, "Spatial Accuracy (All Routes)": null, "Date": "2024-11-13T00:00:00", "# Routes": 5.0, "# Trips": 132.0, "# Shapes": 13.0, "# Stops": 123.0, "# Arrivals": 2409.0, "Operator Service Miles": 90.82, "Avg Arrivals per Stop": 19.59, "# Downtown Local Route Types": 0.0, "# Local Route Types": 1.0, "# Coverage Route Types": 3.0, "# Rapid Route Types": 3.0, "# Express Route Types": 0.0, "# Rail Route Types": 0.0, "Transit Operator": "Tahoe Transportation District Schedule", "Organization ID": "rec3u4aMplqObcoTR", "Organization": "Tahoe Transportation District", "District": "03 - Marysville", "counties_served": null, "service_area_sq_miles": null, "hq_city": null, "service_area_pop": null, "organization_type": null, "primary_uza_name": null, "reporter_type": null, "ruler_100_pct": 100, "ruler_for_vp_per_min": 2}, {"schedule_gtfs_dataset_key": "07d3b79f14cec8099119e1eb649f065b", "VP per Minute (All Routes)": null, "Spatial Accuracy (All Routes)": null, "Date": "2024-12-11T00:00:00", "# Routes": 5.0, "# Trips": 132.0, "# Shapes": 13.0, "# Stops": 123.0, "# Arrivals": 2409.0, "Operator Service Miles": 90.82, "Avg Arrivals per Stop": 19.59, "# Downtown Local Route Types": 0.0, "# Local Route Types": 1.0, "# Coverage Route Types": 3.0, "# Rapid Route Types": 3.0, "# Express Route Types": 0.0, "# Rail Route Types": 0.0, "Transit Operator": "Tahoe Transportation District Schedule", "Organization ID": "rec3u4aMplqObcoTR", "Organization": "Tahoe Transportation District", "District": "03 - Marysville", "counties_served": null, "service_area_sq_miles": null, "hq_city": null, "service_area_pop": null, "organization_type": null, "primary_uza_name": null, "reporter_type": null, "ruler_100_pct": 100, "ruler_for_vp_per_min": 2}]}}
